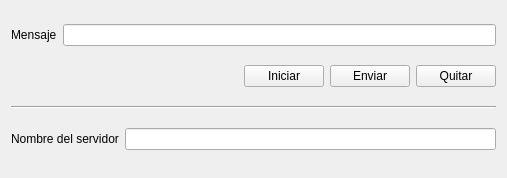
<?xml version="1.0" encoding="UTF-8"?>
<ui version="4.0">
 <class>Widget</class>
 <widget class="QWidget" name="Widget">
  <property name="geometry">
   <rect>
    <x>0</x>
    <y>0</y>
    <width>507</width>
    <height>178</height>
   </rect>
  </property>
  <property name="windowTitle">
   <string>Widget</string>
  </property>
  <layout class="QGridLayout" name="gridLayout">
   <item row="0" column="0">
    <layout class="QHBoxLayout" name="horizontalLayout_3">
     <item>
      <widget class="QLabel" name="label">
       <property name="text">
        <string>Mensaje</string>
       </property>
      </widget>
     </item>
     <item>
      <widget class="QLineEdit" name="msj"/>
     </item>
    </layout>
   </item>
   <item row="1" column="0">
    <layout class="QHBoxLayout" name="horizontalLayout">
     <item>
      <spacer name="horizontalSpacer">
       <property name="orientation">
        <enum>Qt::Horizontal</enum>
       </property>
       <property name="sizeHint" stdset="0">
        <size>
         <width>40</width>
         <height>20</height>
        </size>
       </property>
      </spacer>
     </item>
     <item>
      <widget class="QPushButton" name="iniciar">
       <property name="text">
        <string>Iniciar</string>
       </property>
      </widget>
     </item>
     <item>
      <widget class="QPushButton" name="enviar">
       <property name="text">
        <string>Enviar</string>
       </property>
      </widget>
     </item>
     <item>
      <widget class="QPushButton" name="quitar">
       <property name="text">
        <string>Quitar</string>
       </property>
      </widget>
     </item>
    </layout>
   </item>
   <item row="2" column="0">
    <widget class="Line" name="line">
     <property name="orientation">
      <enum>Qt::Horizontal</enum>
     </property>
    </widget>
   </item>
   <item row="3" column="0">
    <layout class="QHBoxLayout" name="horizontalLayout_2">
     <item>
      <widget class="QLabel" name="label_2">
       <property name="text">
        <string>Nombre del servidor</string>
       </property>
      </widget>
     </item>
     <item>
      <widget class="QLineEdit" name="servidor"/>
     </item>
    </layout>
   </item>
  </layout>
 </widget>
 <resources/>
 <connections/>
</ui>
